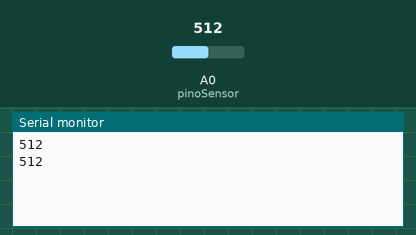
Simulated run of this sketch. Board: Arduino Uno, built with avr-gcc and run on an emulated ATmega328P. Shown: the last lines printed to the serial monitor. The test bench sets the inputs (shaded band); at power-on: A0 (pinoSensor) = 512.

Above: at 1.8 s.
1.9 s: A0 (pinoSensor) set to 716
At 2.8 s:
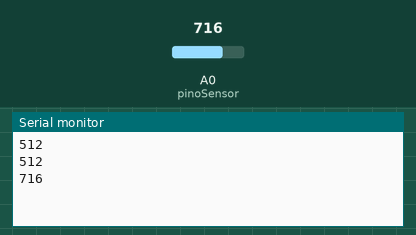
3.4 s: A0 (pinoSensor) set to 900
At 4.8 s:
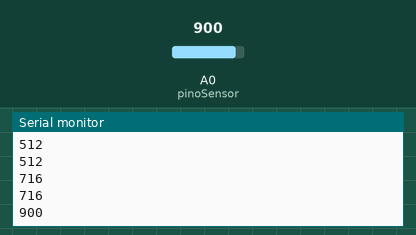
Timing chart, 0 to 6.4 s (numbered marks = the images above; inputs shaded):
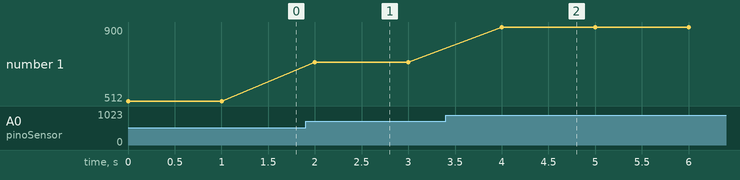

The sketch:

sensor-umidade.ino
```cpp
int pinoSensor = A0;  // onde o sensor está ligado

void setup() {
  Serial.begin(9600);
}

void loop() {
  int leitura = analogRead(pinoSensor);  // lê o valor entre 0 e 1023
  Serial.println(leitura);  // imprime no monitor serial
  delay(1000);
}
```

Measured:
- after the input at 1.9 s, the serial monitor: prints a new line after 0.10 s (image 1)
- after the input at 3.4 s, the serial monitor: prints a new line after 0.60 s (image 2)
- plotted number 1: 512 → 716 after the input at 1.9 s, 716 → 900 after the input at 3.4 s
